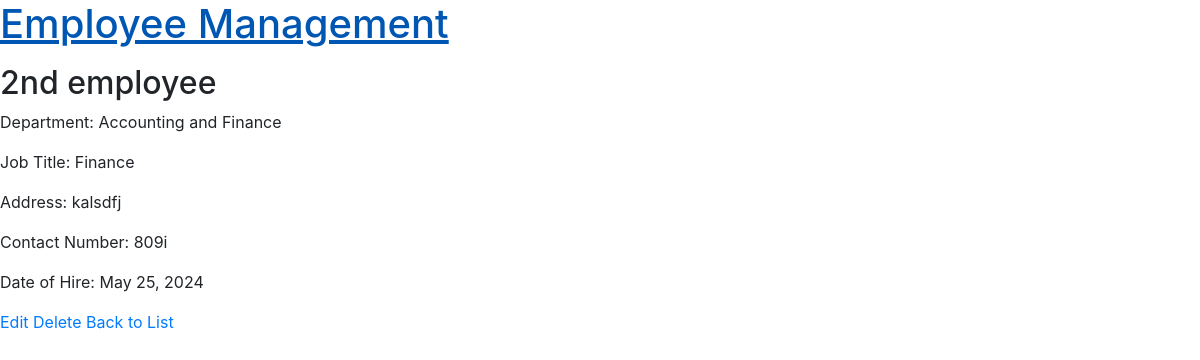
Page /employees/2/ (signed in) on the committed database.
### employees/models.py (models this page shows, shortened)
class Employee(models.Model):
    user = models.OneToOneField(settings.AUTH_USER_MODEL, on_delete=models.CASCADE)
    department = models.ForeignKey(Department, on_delete=models.SET_NULL, null=True)
    job_title = models.CharField(max_length=100)
    address = models.CharField(max_length=255)
    contact_number = models.CharField(max_length=15)
    date_of_hire = models.DateField()
    documents = models.FileField(upload_to="employee_docs/", blank=True)

class CustomUser(AbstractBaseUser, PermissionsMixin):
    email = models.EmailField(unique=True)
    firstname = models.CharField(max_length=30)
    last_name = models.CharField(max_length=30)
    is_staff = models.BooleanField(default=False)
    is_active = models.BooleanField(default=True)
    is_superuser = models.BooleanField(default=False)
    date_joined = models.DateTimeField(auto_now_add=True)
    objects = CustomUserManager()
    USERNAME_FIELD = "email"
    REQUIRED_FIELDS = ["firstname", "last_name"]
    def get_full_name(self):
        return f"{self.firstname} {self.last_name}"

class Department(models.Model):
    name = models.CharField(max_length=100)
    description = models.TextField(blank=True)

### employees/views.py (the view)
# urls.py: path("<int:pk>/", views.EmployeeDetailView.as_view(), name="employee_detail"),
class EmployeeDetailView(LoginRequiredMixin, DetailView):
    model = Employee
    template_name = "employees/employee_detail.html"
    context_object_name = "employee"

### attendance/templatetags/custom_tags.py (called while the page is built)
@register.simple_tag(takes_context=True)
def user_in_groups(context, *group_names):
    user = context['request'].user
    return user.groups.filter(name__in=group_names).exists()

### templates/employees/employee_detail.html (shortened to what this page needs)
{% extends 'base.html' %}
{% load custom_tags %}
{% block content %}
  <h2>{{ employee.user.get_full_name }}</h2>
  <p>Department: {{ employee.department.name }}</p>
  <p>Job Title: {{ employee.job_title }}</p>
  <p>Address: {{ employee.address }}</p>
  <p>Contact Number: {{ employee.contact_number }}</p>
  <p>Date of Hire: {{ employee.date_of_hire }}</p>
  {% user_in_groups "Manager" "Admin" as is_member %}
{% if is_member %}
  <a href="{% url 'employee_edit' employee.pk %}">Edit</a>
  <a href="{% url 'employee_delete' employee.pk %}">Delete</a>
  {% else %}
  <p>You do not have access to edit or delete this content.</p>
{% endif %}
  <a href="{% url 'employee_list' %}">Back to List</a>
{% endblock %}

### rows in the picture
Employee: user.get_full_name "2nd employee", department.name "Accounting and Finance", job_title "Finance", address "kalsdfj", contact_number "809i", date_of_hire "May 25, 2024"
